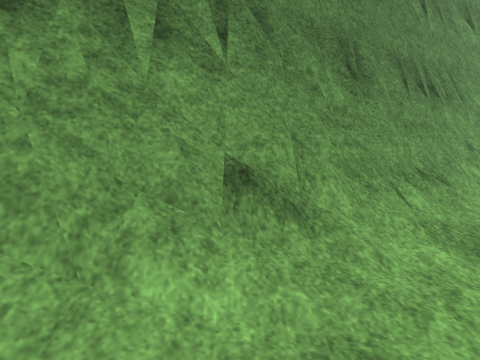
[1] (above)

16 first-person views from a walk through a Unity game level. The camera is 1.2 m above the floor, tilts 6° down and sees 70° across. The floor is counted in squares, 1 m on a side. Each view is taken from the middle of a square. On the plan, view 1 faces up. The plan holds only what a view shows up to about 14 squares ahead; the rest is blank. The place goes on beyond the plan. The player is left out. Some animated figures are not drawn. Surface patterns are stand-ins for the level's own textures.

[2]
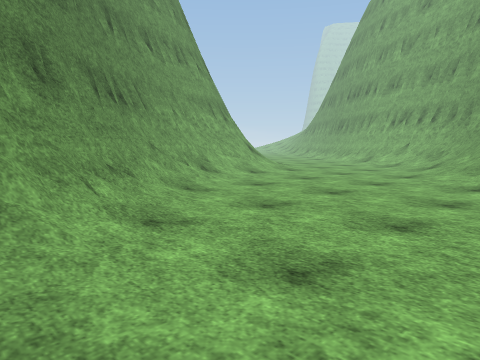

[3]
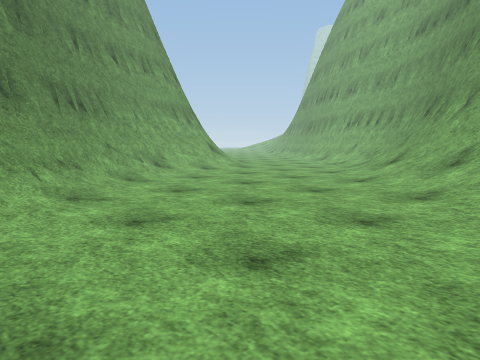

[4]
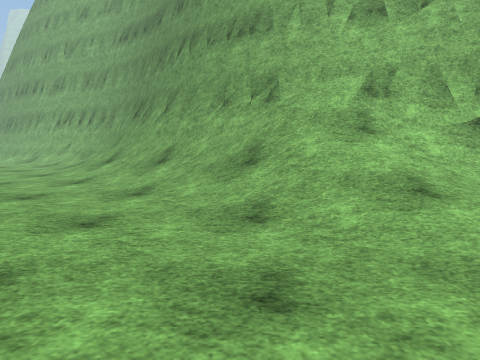

[5]
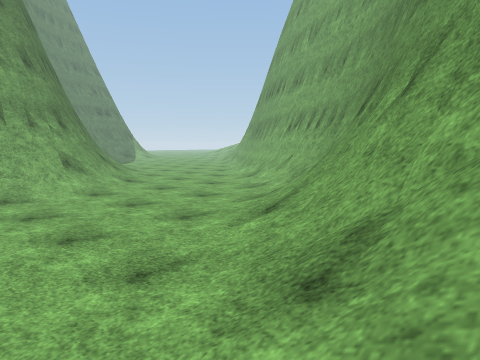

[6]
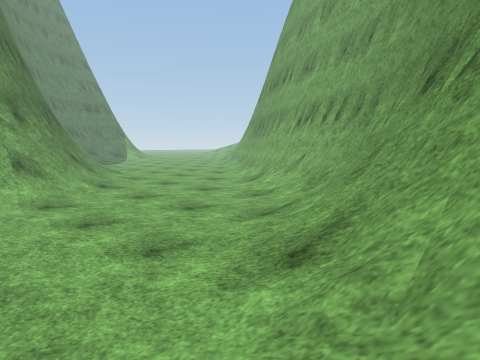

[7]
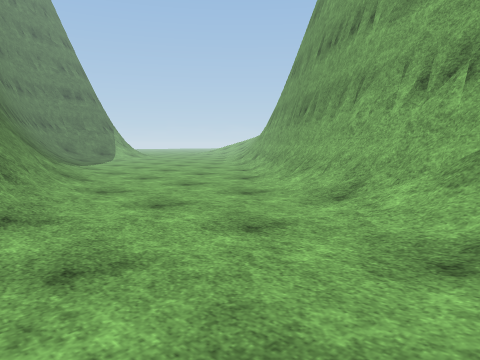

[8]
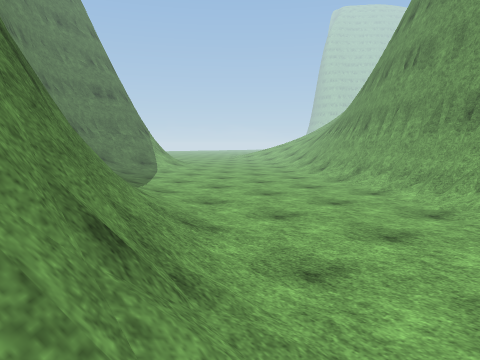

[9]
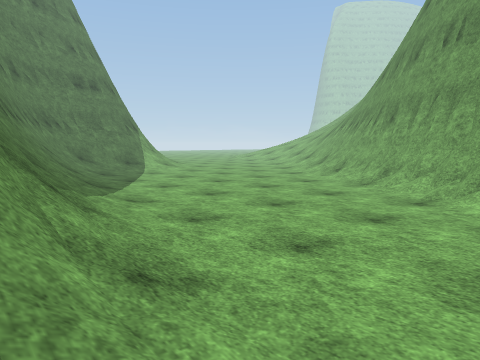

[10]
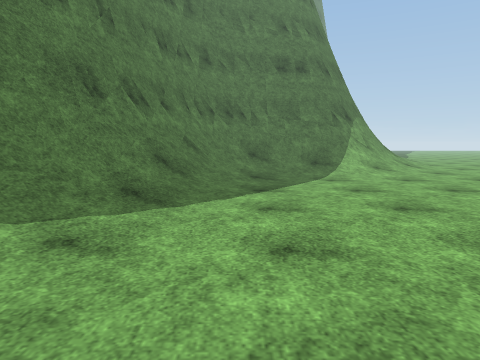

[11]
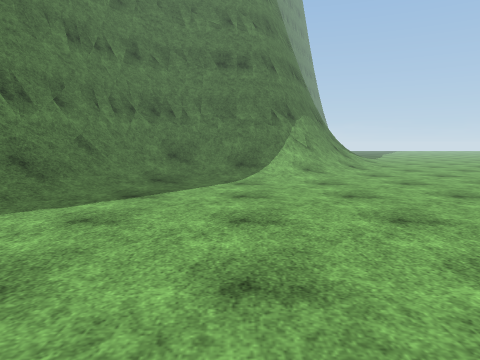

[12]
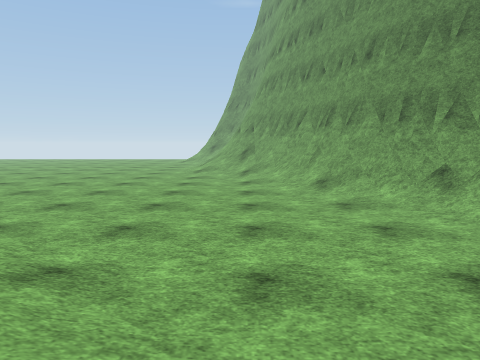

[13]
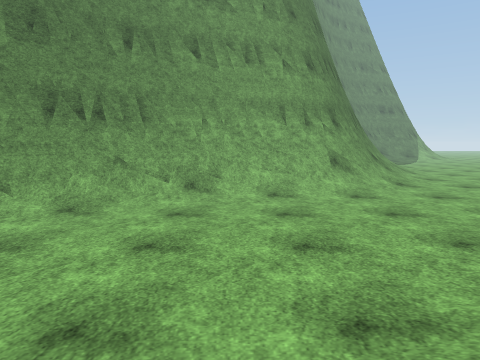

[14]
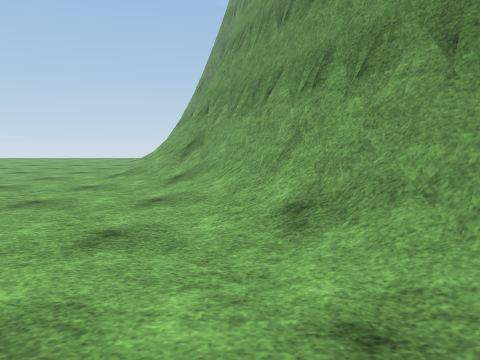

[15]
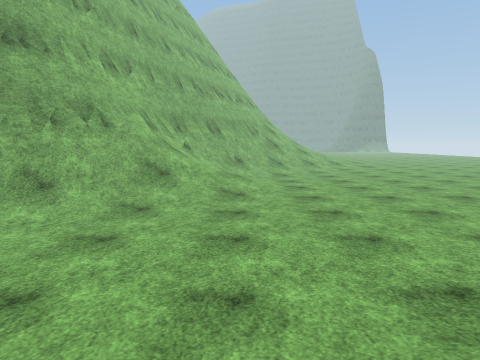

[16]
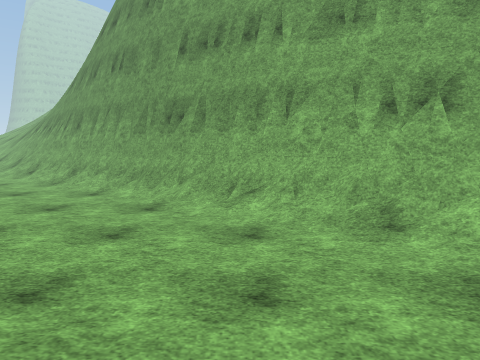

### Floor plan
Key: @ floor where view 1 was taken; # wall or solid block; . main floor; : floor 0.25 m higher than the main floor; / step, stairs or slope; = window, fence, low wall or low ledge.
Columns run from 5 left of view 1 to 28 right of it. Each row starts with its distance up from view 1.
 32                          ##=//////
 31                          #=///////
 30                          #=/////:.
 29                         ###//.....
 28                         #=//......
 27                         #=/.......
 26                         #//.......
 25                        ##//.......
 24                       ##///.......
 23                       ##//........
 22                       #=//........
 21                       #=//.......
 20                       #=/.........
 19                      ##=/.........
 18                      #=//........=
 17                     ##=/........=#
 16                     #=//......./##
 15                    ##=/......./=##
 14                    #=//....../=##
 13                  ###//......./##
 12                 ###=//.....//##
 11             ######///....../=##
 10            ###==////....../###
  9          ###==/////.......###
  8         ###=//.........../=#
  7        ###//............/###
  6       ###//............//=##
  5      ##=//............//=##
  4     ##///............//=##
  3   ####//...........///=##
  2 ###=#/............///=##
  1 #==//...........///==##
  0 ///..@.........///=###
 -1 /.............///=##
 -2 .............///=##
 -3 ............///=##
 -4 ...........///=###
 -5 ..........////###
 -6 ........./////=#
 -7 ........./////=#

Positions as (right, up) in squares from view 1, and headings:
1: (0, 0), facing up
2: (0, -1), facing up-right
3: (0, -4), facing up-right
4: (0, -4), facing right
5: (8, -3), facing up-right
6: (10, -1), facing up-right
7: (14, 5), facing up-right
8: (14, 11), facing up-right
9: (16, 13), facing up-right
10: (22, 17), facing up
11: (25, 18), facing up
12: (9, -2), facing left
13: (9, -2), facing up
14: (2, 0), facing left
15: (5, 7), facing down
16: (14, 11), facing right
